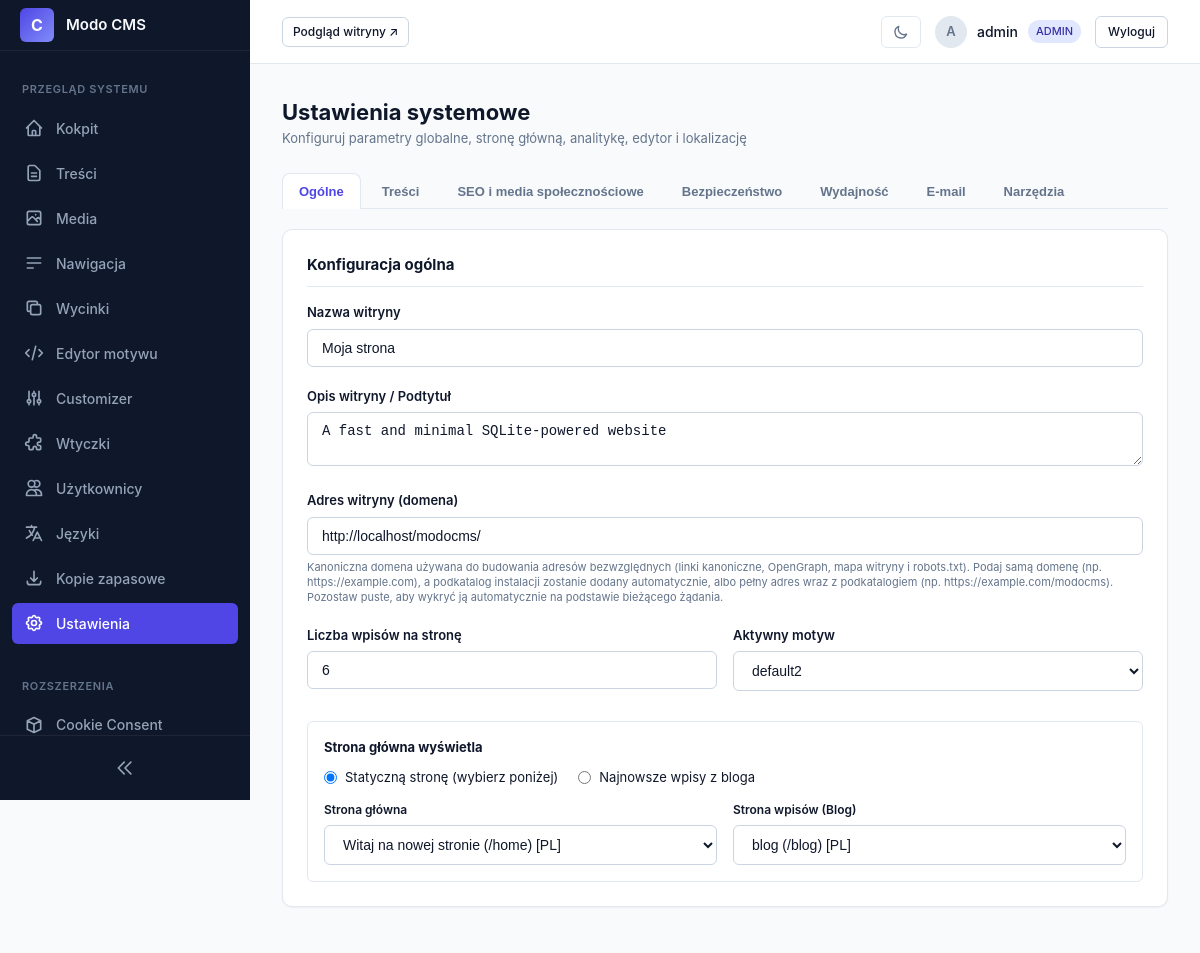
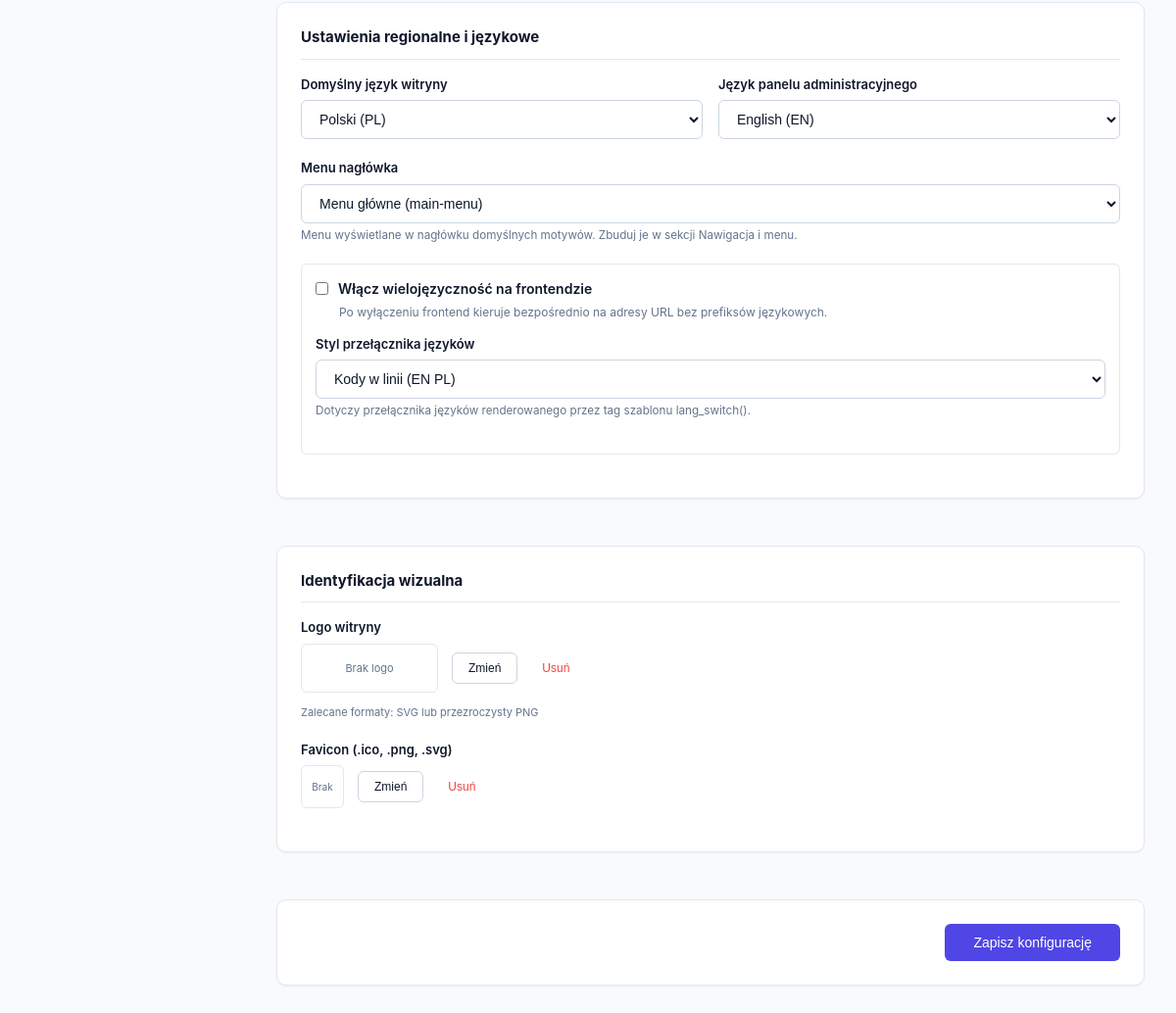
Screenshot of /admin/settings.php (signed in) with the database file from the repository (2 pictures, top to bottom).
### tables this page shows
CREATE TABLE plugins (folder TEXT PRIMARY KEY, is_active INTEGER DEFAULT 0);

CREATE TABLE settings (key TEXT PRIMARY KEY, value TEXT);

CREATE TABLE pages (
                    id INTEGER PRIMARY KEY AUTOINCREMENT,
                    parent_id INTEGER DEFAULT 0,
                    slug TEXT NOT NULL,
                    title TEXT NOT NULL,
                    content TEXT,
                    type TEXT NOT NULL DEFAULT 'page',
                    status TEXT DEFAULT 'published',
                    lang TEXT NOT NULL DEFAULT 'en',
                    translation_group TEXT NOT NULL,
                    featured_image TEXT,
                    meta_title TEXT,
                    meta_description TEXT,
                    author_id INTEGER REFERENCES users(id) ON DELETE SET NULL,
                    created_at DATETIME DEFAULT CURRENT_TIMESTAMP,
                    updated_at DATETIME DEFAULT CURRENT_TIMESTAMP
                );

CREATE TABLE menus (
                    id INTEGER PRIMARY KEY AUTOINCREMENT,
                    name TEXT NOT NULL,
                    slug TEXT UNIQUE NOT NULL,
                    created_at DATETIME DEFAULT CURRENT_TIMESTAMP
                );

### admin/settings.php (the view, shortened to what the rows shown need)
<?php
require_once __DIR__ . '/../core/bootstrap.php';
$db = Database::getConnection();
$availablePages = $db->query("
    SELECT id, title, slug, lang
    FROM pages
    WHERE type = 'page' AND status = 'published'
    ORDER BY lang ASC, title ASC
")->fetchAll();
$availableMenus = $db->query("SELECT id, name, slug FROM menus ORDER BY name ASC")->fetchAll();
require_once __DIR__ . '/views/header.php';
?>
<div class="page-header">
    <div>
        <h1 class="page-title"><?= _e('System Settings') ?></h1>
    </div>
</div>
<div class="settings-wrap" id="settings-wrap">
<form method="POST" action="">
    <div style="display: flex; flex-direction: column; gap: 24px; width: 100%;">
        <div class="card settings-panel" data-tab="general">
            <div class="form-group">
                <label class="form-label" for="site_title"><?= _e('Site Title') ?></label>
                <input class="form-control" type="text" id="site_title" name="site_title" value="<?= Security::sanitize(Router::getOption('site_title', 'Modo CMS')) ?>" required>
            </div>
            <div class="form-group">
                <label class="form-label" for="site_description"><?= _e('Tagline / Description') ?></label>
                <textarea class="form-control" id="site_description" name="site_description" rows="2"><?= Security::sanitize(Router::getOption('site_description', '')) ?></textarea>
            </div>
            <div class="form-group">
                <label class="form-label" for="site_url"><?= _e('Site Address (Domain)') ?></label>
                <input class="form-control" type="text" id="site_url" name="site_url" value="<?= Security::sanitize(Router::getOption('site_url', '')) ?>" placeholder="<?= Security::sanitize(Router::getSiteUrl()) ?>">
                <small style="font-size: 11px; color: var(--text-muted); display: block; margin-top: 5px; line-height: 1.4;">
                    <?= _e('Canonical domain used to build absolute URLs (canonical links, OpenGraph, sitemap and robots.txt). Enter just the domain (e.g. https://example.com) and the installation subfolder is added automatically, or the full address including the subfolder (e.g. https://example.com/modocms). Leave empty to auto-detect it from the current request.') ?>
                </small>
            </div>
            <div style="display: grid; grid-template-columns: 1fr 1fr; gap: 16px;">
                <div class="form-group">
                    <label class="form-label" for="posts_per_page"><?= _e('Posts Per Page') ?></label>
                    <input class="form-control" type="number" id="posts_per_page" name="posts_per_page" min="1" max="50" value="<?= Security::sanitize(Router::getOption('posts_per_page', '6')) ?>" required>
                </div>
            </div>
            <?php
                $homepageType = Router::getOption('homepage_type', 'page');
                $homePageId = (int)Router::getOption('homepage_page_id', 0);
                $postsPageId = (int)Router::getOption('posts_page_id', 0);
            ?>
            <div style="background: var(--bg-surface, #1e293b); padding: 16px; border-radius: var(--radius-sm, 8px); border: 1px solid var(--border-subtle); margin-top: 10px;">
                <div style="display: flex; gap: 20px; margin-bottom: 14px;">
                    <label style="display: flex; align-items: center; gap: 8px; cursor: pointer; font-size: 13px;">
                        <input type="radio" name="homepage_type" value="page" <?= $homepageType === 'page' ? 'checked' : '' ?> onchange="toggleHomepageDropdowns()">
                        <?= _e('A static page (select below)') ?>
                    </label>
                    <label style="display: flex; align-items: center; gap: 8px; cursor: pointer; font-size: 13px;">
                        <input type="radio" name="homepage_type" value="posts" <?= $homepageType === 'posts' ? 'checked' : '' ?> onchange="toggleHomepageDropdowns()">
                        <?= _e('Your latest blog posts') ?>
                    </label>
                </div>
                <div id="static-pages-selection" style="display: <?= $homepageType === 'page' ? 'grid' : 'none' ?>; grid-template-columns: 1fr 1fr; gap: 16px;">
                    <div class="form-group" style="margin-bottom: 0;">
                        <label class="form-label" for="homepage_page_id" style="font-size: 12px;"><?= _e('Homepage') ?></label>
                        <select class="form-control" name="homepage_page_id" id="homepage_page_id">
                            <?php foreach ($availablePages as $p): ?>
                                <option value="<?= $p['id'] ?>" <?= $homePageId === (int)$p['id'] ? 'selected' : '' ?>>
                                    <?= Security::sanitize($p['title']) ?> (/<?= Security::sanitize($p['slug']) ?>) [<?= strtoupper($p['lang']) ?>]
                                </option>
                            <?php endforeach; ?>
                        </select>
                    </div>
                    <div class="form-group" style="margin-bottom: 0;">
                        <label class="form-label" for="posts_page_id" style="font-size: 12px;"><?= _e('Posts Page (Blog)') ?></label>
                        <select class="form-control" name="posts_page_id" id="posts_page_id">
                            <?php foreach ($availablePages as $p): ?>
                                <option value="<?= $p['id'] ?>" <?= $postsPageId === (int)$p['id'] ? 'selected' : '' ?>>
                                    <?= Security::sanitize($p['title']) ?> (/<?= Security::sanitize($p['slug']) ?>) [<?= strtoupper($p['lang']) ?>]
                                </option>
                            <?php endforeach; ?>
                        </select>
                    </div>
                </div>
            </div>
        </div>
        <div class="card settings-panel" data-tab="general">
            <div style="display: grid; grid-template-columns: 1fr 1fr; gap: 16px;">
                <div class="form-group">
                    <label class="form-label" for="default_language"><?= _e('Frontend Default Language') ?></label>
                    <select class="form-control" name="default_language" id="default_language">
                        <?php foreach (I18n::getAvailableLanguages() as $code => $name): ?>
                            <option value="<?= $code ?>" <?= Router::getOption('default_language', 'en') === $code ? 'selected' : '' ?>>
                                <?= htmlspecialchars($name, ENT_QUOTES, 'UTF-8') ?> (<?= strtoupper($code) ?>)
                            </option>
                        <?php endforeach; ?>
                    </select>
                </div>
                <div class="form-group">
                    <label class="form-label" for="admin_language"><?= _e('Admin Panel Language') ?></label>
                    <select class="form-control" name="admin_language" id="admin_language">
                        <?php foreach (I18n::getAvailableLanguages() as $code => $name): ?>
                            <option value="<?= $code ?>" <?= Router::getOption('admin_language', 'en') === $code ? 'selected' : '' ?>>
                                <?= htmlspecialchars($name, ENT_QUOTES, 'UTF-8') ?> (<?= strtoupper($code) ?>)
                            </option>
                        <?php endforeach; ?>
                    </select>
                </div>
            </div>
            <div class="form-group">
                <label class="form-label" for="header_menu_slug"><?= _e('Header Menu') ?></label>
                <select class="form-control" name="header_menu_slug" id="header_menu_slug">
                    <?php foreach ($availableMenus as $mn): ?>
                        <option value="<?= htmlspecialchars($mn['slug'], ENT_QUOTES, 'UTF-8') ?>" <?= Router::getOption('header_menu_slug', 'main-menu') === $mn['slug'] ? 'selected' : '' ?>>
                            <?= htmlspecialchars($mn['name'], ENT_QUOTES, 'UTF-8') ?> (<?= htmlspecialchars($mn['slug'], ENT_QUOTES, 'UTF-8') ?>)
                        </option>
                    <?php endforeach; ?>
                </select>
                <small style="color: var(--text-muted);"><?= _e('Menu rendered in the header of the default themes. Built in Navigation & Menus.') ?></small>
            </div>
            <div class="form-group" style="padding: 14px; background: var(--bg-surface, #1e293b); border-radius: var(--radius-sm); border: 1px solid var(--border-subtle); margin-top: 4px;">
                <label style="display: flex; align-items: center; gap: 10px; cursor: pointer; font-weight: 600; color: var(--text-main);">
                    <input type="checkbox" name="multilingual_frontend" value="1" <?= Router::getOption('multilingual_frontend', '0') === '1' ? 'checked' : '' ?>>
                    <?= _e('Enable Multilingual Frontend') ?>
                </label>
                <div class="form-group" style="margin-top: 14px;">
                    <label class="form-label" for="lang_switcher_style"><?= _e('Language Switcher Style') ?></label>
                    <select class="form-control" name="lang_switcher_style" id="lang_switcher_style">
                        <?php
                        $switcherStyles = [
                            'inline'      => __('Inline codes (EN PL)'),
                            'inline_full' => __('Inline full names (English Polski)'),
                            'dropdown'    => __('Dropdown menu'),
                            'select'      => __('Native select box'),
                            'flags'       => __('Flags with codes'),
                        ];
                        $currentSwitcher = Router::getOption('lang_switcher_style', 'inline');
                        foreach ($switcherStyles as $val => $lbl): ?>
                            <option value="<?= $val ?>" <?= $currentSwitcher === $val ? 'selected' : '' ?>><?= htmlspecialchars($lbl, ENT_QUOTES, 'UTF-8') ?></option>
                        <?php endforeach; ?>
                    </select>
                    <small style="color: var(--text-muted);"><?= _e('Applies to the language switcher rendered by the lang_switch() template tag.') ?></small>
                </div>
            </div>
        </div>
    </div>
</form>
</div>
<?php require_once __DIR__ . '/views/footer.php'; ?>

### core/GetSimpleCompat.php (shortened to what the rows shown need)
<?php
    if (!function_exists('render_admin_sidebar_icon')) {
        function render_admin_sidebar_icon(string $icon = ''): string {
            $icon = trim($icon);
            if ($icon !== '' && str_contains($icon, '<svg')) {
                return $icon;
            }
            $d = ($icon !== '' && !preg_match('/[<>&"\']/', $icon))
                ? $icon
                : 'M20 7l-8-4-8 4m16 0l-8 4m8-4v10l-8 4m0-10L4 7m8 4v10M4 7v10l8 4';
            return '<svg class="nav-icon" fill="none" stroke="currentColor" stroke-width="2" viewBox="0 0 24 24"><path stroke-linecap="round" stroke-linejoin="round" d="' . htmlspecialchars($d, ENT_QUOTES, 'UTF-8') . '"/></svg>';
        }
    }
    if (!function_exists('render_admin_plugin_navigation')) {
        function render_admin_plugin_navigation(string $cssItemClass = 'nav-link'): void {
            $currentId = $_GET['id'] ?? '';
            $currentAction = $_GET['action'] ?? '';
            foreach (\Core\GSRegistry::$adminSidebarItems as $item) {
                $isActive = ($currentId === $item['id']) || ($currentAction !== '' && $currentAction === $item['action']);
                $url = 'plugins.php?id=' . urlencode($item['id']);
                $activeClass = $isActive ? ' active' : '';
                $label = function_exists('i18n_r') ? i18n_r($item['title']) : $item['title'];
                echo '<a href="' . htmlspecialchars($url, ENT_QUOTES, 'UTF-8') . '" class="' . htmlspecialchars($cssItemClass, ENT_QUOTES, 'UTF-8') . $activeClass . '" title="' . htmlspecialchars($label, ENT_QUOTES, 'UTF-8') . '">';
                echo render_admin_sidebar_icon($item['icon'] ?? '');
                echo '<span class="nav-text">' . htmlspecialchars($label, ENT_QUOTES, 'UTF-8') . '</span>';
                echo '</a>' . PHP_EOL;
            }
        }
    }
    if (!function_exists('i18n_r')) {
        function i18n_r(string $key): string {
            $parts = explode('/', $key);
            $cleanKey = end($parts);
            return function_exists('__') ? __($cleanKey) : $key;
        }
    }

### rows the page displays
plugins: label "Cookie Consent"
settings: site_title "Moja strona"
settings: site_description "A fast and minimal SQLite-powered website"
settings: site_url "http://localhost/modocms/"
settings: posts_per_page "6"
settings: value "☑ Statyczną stronę (wybierz poni", value "☐ Najnowsze wpisy z bloga"
settings: homepage_page_id "Witaj na nowej stronie (/home) [PL]"
settings: posts_page_id "blog (/blog) [PL]"
settings: default_language "Polski (PL)"
settings: admin_language "English (EN)"
settings: header_menu_slug "Menu główne (main-menu)"
settings: lang_switcher_style "Kody w linii (EN PL)"

### other values shown
substr($_SESSION['user_name'] ?? 'A', 0, 1) "A"
$_SESSION['user_name'] "admin"
Auth::role() "ADMIN"
form field active_theme "default2"
